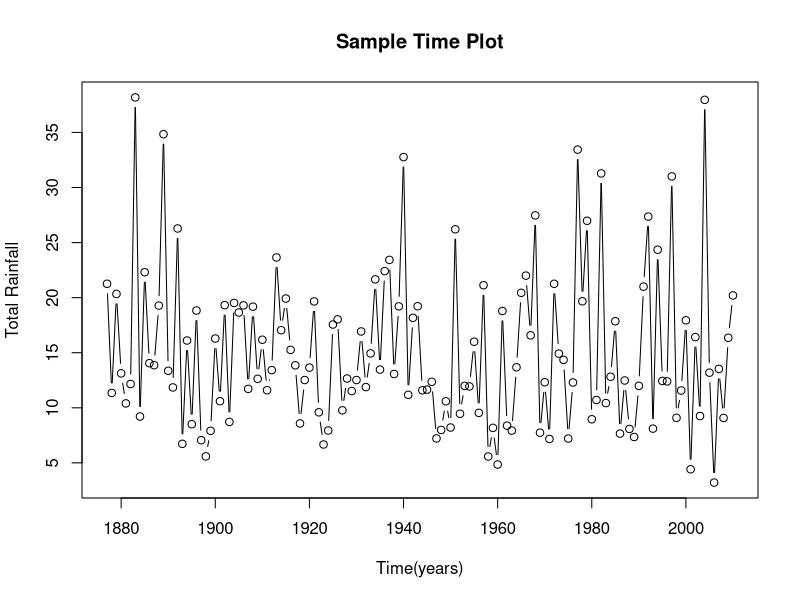

The R script that drew this image:

rainfall <- read.table("TotalRainfall.txt",header=TRUE,sep="\t")
rainfall
# the plot command creates a scatter plot
#  plot (x,y,main=,xlab=,ylab=,type=)
#   for the type keyword: l: lines p: points, b: both lines and points
plot(rainfall$Season,rainfall$Total.Rainfall..in.,main="Sample Time Plot", 
xlab = "Time(years)", ylab = "Total Rainfall", type="b")
